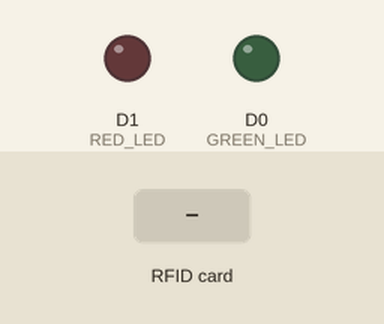
Recording of a sketch running on a simulated ESP8266 (NodeMCU). Parts: output pins drawn as LEDs (lit = HIGH). The test bench sets the inputs (shaded band). WiFi joins after 1.5 s; servers stay silent unless stated; uploads are accepted with an empty reply; what the sketch prints to the serial monitor is not drawn.

Above: at 2.7 s.
2.8 s: RFID card 5E 7A 19 C4 held to the reader
At 3.8 s:
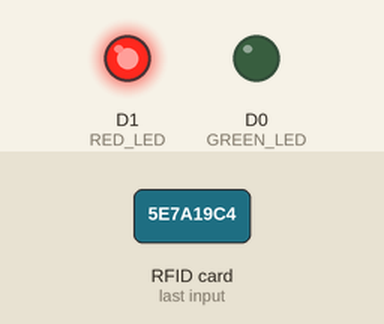
Timing chart, 0 to 5.8 s (numbered marks = the images above; inputs shaded):
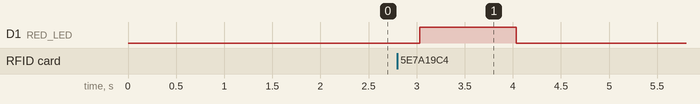

Measured:
- after the input at 2.8 s, D1 (RED_LED): LOW → HIGH after 0.23 s, → LOW 1.0 s later

The sketch:

Rfid_lampu.ino
```cpp
#include <ESP8266WiFi.h>
#include <SPI.h>
#include <MFRC522.h>
#include <ESP8266HTTPClient.h>

#define RST_PIN D3       // Reset pin untuk RFID reader
#define SS_PIN D4        // Pin SS untuk RFID reader
#define GREEN_LED D0     // LED Hijau untuk absen berhasil
#define RED_LED D1       // LED Merah untuk absen gagal

const char* ssid = "aa";
const char* password = "123456789";
const char* server = "http://192.168.43.13/agendaKelas/api/cek_uid1.php";

MFRC522 mfrc522(SS_PIN, RST_PIN);
WiFiClient client;

void setup() {
  Serial.begin(115200);
  SPI.begin();
  mfrc522.PCD_Init();

  pinMode(GREEN_LED, OUTPUT);
  pinMode(RED_LED, OUTPUT);

  WiFi.begin(ssid, password);
  Serial.print("Connecting to WiFi...");
  while (WiFi.status() != WL_CONNECTED) {
    delay(500);
    Serial.print(".");
  }
  Serial.println("\nConnected to WiFi");
}

// Fungsi untuk menyalakan LED hijau
void greenLedSuccess() {
  digitalWrite(GREEN_LED, HIGH); // LED hijau nyala selama 1 detik
  delay(1000);
  digitalWrite(GREEN_LED, LOW);
}

// Fungsi untuk membuat LED hijau berkedip dua kali
void greenLedDoubleBlink() {
  for (int i = 0; i < 2; i++) {  // Kedip 2 kali
    digitalWrite(GREEN_LED, HIGH);
    delay(1000);
    digitalWrite(GREEN_LED, LOW);
    delay(1000);
  }
}

// Fungsi untuk menyalakan LED merah
void redLedFailure() {
  digitalWrite(RED_LED, HIGH); // LED merah nyala selama 1 detik
  delay(1000);
  digitalWrite(RED_LED, LOW);
}

// Fungsi untuk membuat LED merah berkedip dua kali
void redLedDoubleBlink() {
  for (int i = 0; i < 2; i++) {  // Kedip 2 kali
    digitalWrite(RED_LED, HIGH);
    delay(1000);
    digitalWrite(RED_LED, LOW);
    delay(1000);
  }
}

void loop() {
  // Periksa apakah ada kartu baru
  if (!mfrc522.PICC_IsNewCardPresent() || !mfrc522.PICC_ReadCardSerial()) {
    delay(50);
    return;
  }

  // Baca UID dan konversi ke kapital tanpa spasi
  String uid = "";
  for (byte i = 0; i < mfrc522.uid.size; i++) {
    String hexByte = String(mfrc522.uid.uidByte[i], HEX);
    if (hexByte.length() < 2) {
        hexByte = "0" + hexByte;
    }
    uid += hexByte;
  }
  uid.toUpperCase();

  Serial.print("UID: ");
  Serial.println(uid);

  if (WiFi.status() == WL_CONNECTED) {
    HTTPClient http;
    String url = String(server) + "?uid=" + uid;
    http.begin(client, url);
    int httpCode = http.GET();

    if (httpCode == HTTP_CODE_OK) {
      String payload = http.getString();
      Serial.print("Response from server: ");
      Serial.println(payload);

      // Tampilkan pesan berdasarkan respons
      if (payload == "inserted") {
        Serial.println("Absen Masuk Berhasil");
        greenLedSuccess(); // Nyalakan LED hijau 1 detik

      } else if (payload == "updated") {
        Serial.println("Absen Pulang Berhasil");
        greenLedDoubleBlink(); // LED hijau berkedip dua kali

      } else if (payload == "belumWaktuPulang") {
        Serial.println("Belum Saatnya Pulang");
        redLedDoubleBlink(); // LED merah berkedip dua kali

      } else if (payload == "sudahAbsenLengkap") {
        Serial.println("Anda Sudah Absen Untuk Hari Ini");
       redLedFailure();
       delay(1000);
       redLedFailure();

      } else if (payload == "false") {
        Serial.println("Kartu Tidak Terdaftar");
        redLedFailure(); // Nyalakan LED merah 1 detik

      } else if (payload == "error") {
        Serial.println("Terjadi Kesalahan pada Server");
        redLedFailure(); // Nyalakan LED merah 1 detik

      } else {
        Serial.println("Respon Tidak Dikenali");
        redLedFailure(); // Nyalakan LED merah 1 detik
      }
    } else {
      Serial.println("Gagal terhubung ke server");
      redLedFailure(); // Nyalakan LED merah 1 detik
    }
    http.end();
  } else {
    Serial.println("WiFi tidak terhubung");
    redLedFailure(); // Nyalakan LED merah 1 detik
  }

  mfrc522.PICC_HaltA();
  delay(1000);
}
```
